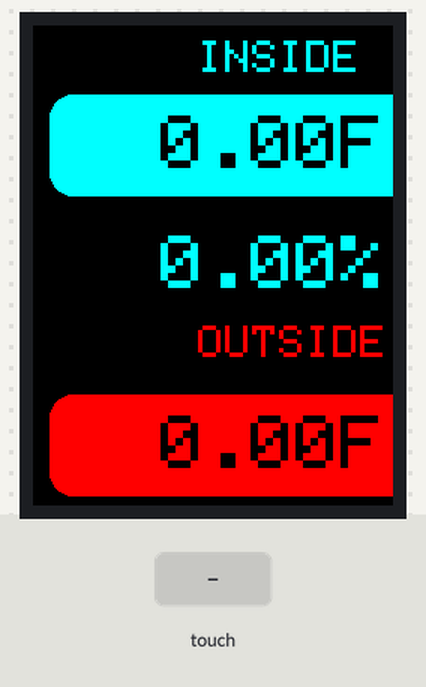
Simulated run of this sketch. Board: Arduino Mega 2560, built with avr-gcc and run on an emulated ATmega2560. Parts: 240×320 colour display. Inputs (shaded band) come from the test bench. What the sketch prints to the serial monitor is not drawn.

Above: at 1.5 s.
1.6 s: touch panel pressed at 13 % / 30 % of its raw x / y range
At 2.7 s:
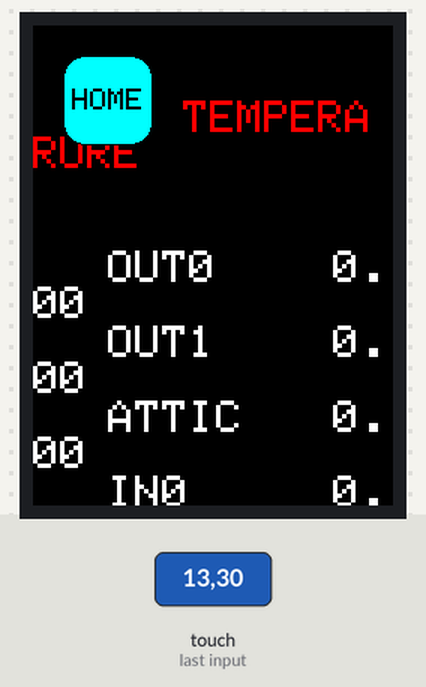
3.2 s: touch panel pressed at 13 % / 10 % of its raw x / y range
At 4.4 s:
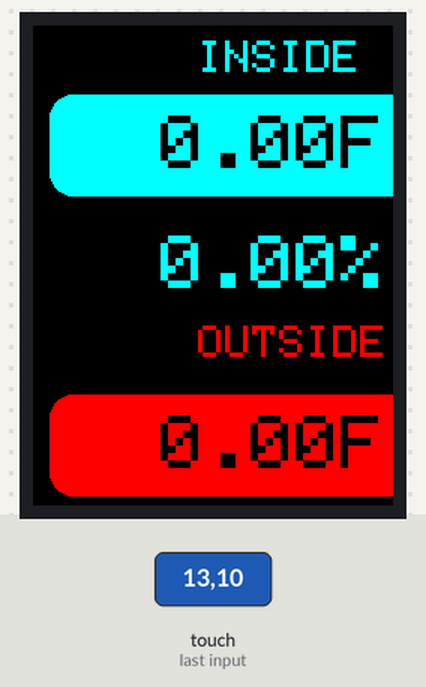
4.8 s: touch panel pressed at 13 % / 50 % of its raw x / y range
At 6.3 s:
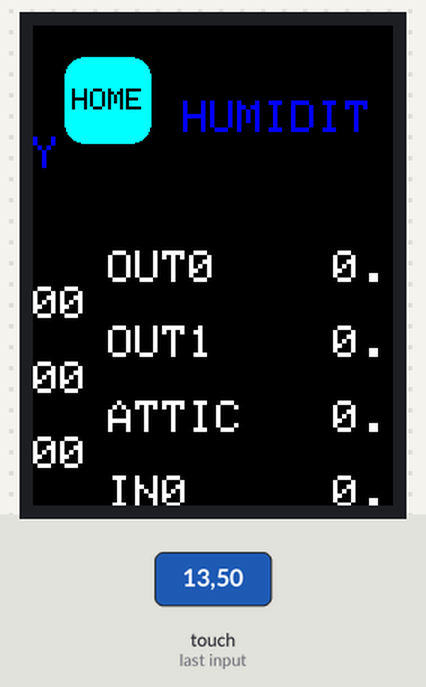
Timing chart, 0 to 7.8 s (numbered marks = the images above; inputs shaded):
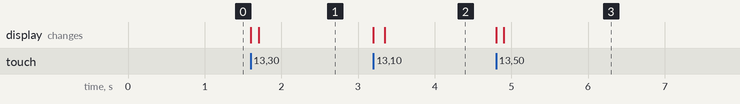

Measured:
- after the input at 1.6 s, the display: first changes at once (image 1 shows a later state)
- after the input at 3.2 s, the display: first changes at once (image 2 shows a later state)
- after the input at 4.8 s, the display: first changes at once (image 3 shows a later state)

The sketch:

FinalMQTTHubWithScreen.ino
```cpp
// https://forum.arduino.cc/index.php?topic=288234.0
//https://howtomechatronics.com/tutorials/arduino/arduino-tft-lcd-touch-screen-tutorial/

#include <Adafruit_GFX.h>
#include <MCUFRIEND_kbv.h>
#include <TouchScreen.h>
MCUFRIEND_kbv tft;
#define MINPRESSURE 200
#define MAXPRESSURE 1000

// Receive with start- and end-markers combined with parsing
const byte numChars = 32;
char receivedChars[numChars];
char tempChars[numChars];        // temporary array for use by strtok() function
char topic[numChars] = {0}; // variables to hold the parsed data
float value = 0.0; // variables to hold the parsed data
boolean newData = false;
String temporary;

//For storing and getting data from different sensors
String topics[10] = { "sensor/temperature/outdoor0", "sensor/temperature/outdoor1",
             "sensor/temperature/attic", "sensor/temperature/indoor0",
             "sensor/temperature/indoor1", "sensor/humidity/outdoor0",
             "sensor/humidity/outdoor1", "sensor/humidity/attic",
             "sensor/humidity/indoor0", "sensor/humidity/indoor1" };
float values[10] = { 0, 0, 0, 0, 0, 0, 0, 0, 0, 0 };
unsigned long lastUpdated[10] = { 0, 0, 0, 0, 0, 0, 0, 0, 0, 0 };
int updatePins[10] = { 27, 29, 31, 33, 35, 37, 39, 41, 43, 45 };
float avgs[4] = { 0, 0, 0, 0 };
int updateNum = -1;
int sensors = 5; // How many sensors are there?
int measuring = 2; // How many things are you measuring

//For calulations
unsigned int minutesAllowedAFK = 15;
unsigned int lastSaftey = 0;

//=========== For LCD Display
//const int XP = 6, XM = A2, YP = A1, YM = 7; //ID=0x9341
//const int TS_LEFT = 907, TS_RT = 136, TS_TOP = 942, TS_BOT = 139;
const int XP=7,XM=A1,YP=A2,YM=6; //320x480 ID=0x6814
const int TS_LEFT=153,TS_RT=877,TS_TOP=119,TS_BOT=921;

TouchScreen ts = TouchScreen(XP, YP, XM, YM, 300);
int pixel_x, pixel_y;     //Touch_getXY() updates global vars

//Custom screen stuff
int screen = 0;
int prevScreen = 0;
long lastUpdate = 0;
int lengthOf = 0;
Adafruit_GFX_Button intemp, inhum, outtemp, outhum, temp_btn, hum_btn, pres_btn, update_btn, home_btn;
#define BLACK   0x0000
#define BLUE    0x001F
#define RED     0xF800
#define GREEN   0x07E0
#define CYAN    0x07FF
#define MAGENTA 0xF81F
#define YELLOW  0xFFE0
#define WHITE   0xFFFF

//===========
bool Touch_getXY(void) {
  TSPoint p = ts.getPoint();
  pinMode(YP, OUTPUT);
  pinMode(XM, OUTPUT);
  digitalWrite(YP, HIGH);
  digitalWrite(XM, HIGH);
  bool pressed = (p.z > MINPRESSURE && p.z < MAXPRESSURE);
  if (pressed) {
    pixel_x = map(p.x, TS_LEFT, TS_RT, 0, tft.width());
    pixel_y = map(p.y, TS_TOP, TS_BOT, 0, tft.height());
  }
  return pressed;
}

//============
void setup(void) {
    Serial.begin(115200);
    Serial1.begin(115200);
    uint16_t ID = tft.readID();
    Serial.print("TFT ID = 0x");
    Serial.println(ID, HEX);
    Serial.println("Calibrate for your touch panel");
    if (ID == 0xD3D3) ID = 0x9486;
    tft.begin(ID);
    tft.setRotation(0);
    tft.fillScreen(BLACK);
    updateDisplay();
}

//============
Adafruit_GFX_Button *buttons[] = {&intemp, &inhum, &outtemp, &outhum, &temp_btn, &hum_btn, &pres_btn, &update_btn, &home_btn, NULL};
bool update_button(Adafruit_GFX_Button *b, bool down) {
  b->press(down && b->contains(pixel_x, pixel_y));
  if (b->justReleased())
//    b->drawButton(false);
  if (b->justPressed())
//    b->drawButton(true);
  return down;
}

//============
bool update_button_list(Adafruit_GFX_Button **pb) {
  bool down = Touch_getXY();
  for (int i = 0 ; pb[i] != NULL; i++) {
    update_button(pb[i], down);
  }
  return down;
}

//============
void loop() {
    recvWithStartEndMarkers();
    if (newData == true) {
        strcpy(tempChars, receivedChars);
            // this temporary copy is necessary to protect the original data
            //   because strtok() replaces the commas with \0
        parseData();
        showParsedData();
        calcData();
        updatedRecent();
        newData = false;
    }
    update_button_list(buttons);  //use helper function
    updateScreen();
    button();
}

//============

void recvWithStartEndMarkers() {
    static boolean recvInProgress = false;
    static byte ndx = 0;
    char startMarker = '<';
    char endMarker = '>';
    char rc;

    while (Serial1.available() > 0 && newData == false) {
        rc = Serial1.read();

        if (recvInProgress == true) {
            if (rc != endMarker) {
                receivedChars[ndx] = rc;
                ndx++;
                if (ndx >= numChars) {
                    ndx = numChars - 1;
                }
            }
            else {
                receivedChars[ndx] = '\0'; // terminate the string
                recvInProgress = false;
                ndx = 0;
                newData = true;
            }
        }

        else if (rc == startMarker) {
            recvInProgress = true;
        }
    }
}

//============

void parseData() {

      // split the data into its parts
    char * strtokIndx; // this is used by strtok() as an index

    strtokIndx = strtok(tempChars,",");      // get the first part - the string
    strcpy(topic, strtokIndx); // copy it to topic

    strtokIndx = strtok(NULL, ",");
    value = atof(strtokIndx);     // convert this part to a float

}

//============

void showParsedData() {
    Serial.print("Topic ");
    Serial.println(topic);
    Serial.print("Value ");
    Serial.println(value);
}

//===========

void calcData() {
  if (String(topic) == topics[0] ) { updateNum = 0; }
  else if (String(topic) == topics[1]) {updateNum = 1;}
  else if (String(topic) == topics[2]) {updateNum = 2;}
  else if (String(topic) == topics[3]) {updateNum = 3;}
  else if (String(topic) == topics[4]) {updateNum = 4;}
  else if (String(topic) == topics[5]) {updateNum = 5;}
  else if (String(topic) == topics[6]) {updateNum = 6;}
  else if (String(topic) == topics[7]) {updateNum = 7;}
  else if (String(topic) == topics[8]) {updateNum = 8;}
  else if (String(topic) == topics[9]) {updateNum = 9;}
  else { updateNum = -1; }

  if (updateNum > -1) {
    values[updateNum] = value;
    lastUpdated[updateNum] = millis();
    if (updateNum == 4) {
      if (values[4] - 2 >= values[3]) {
        values[4] = values[3];
      }
    }

    Serial.print("Values: ");
    for(int i = 0; i < sensors*measuring; i++) { Serial.print(values[i]); Serial.print(",");}
    Serial.println("");
    Serial.print("Last updated ");
    for(int i=0;i<sensors*measuring; i++) { Serial.print(lastUpdated[i]); Serial.print(",");}
    Serial.println("");

    switch (updateNum) {
      case 0: case 1: // Avg Outdoor Temperature
        avgs[0] = (values[0] + values[1]) / 2;
      case 3: case 4: // Avg Indoor Temperature
        avgs[1] = (values[3] + values[4]) / 2;
      case 5: case 6: // Avg Outdoor Humidity
        avgs[2] = (values[5] + values[6]) / 2;
      case 8: case 9: // Avg Indoor Humidity
        avgs[3] = (values[8] + values[9]) / 2;

      for (int i=0; i<4; i++) { Serial.print(avgs[i]); Serial.print(","); }
    }
  } else { Serial.println("ERROR: UpdateNum == -1"); }

  Serial1.write(("<avgouttemp," + String(avgs[0]) + ">").c_str());
  Serial.println(("<avgouttemp," + String(avgs[0]) + ">").c_str());
}

//=============

void updatedRecent() {
  for (int i=0; i<10; i++) {
    if (millis() - lastUpdated[i] >= minutesAllowedAFK * 60000) {
      //updatedRecently[i] = false;
      digitalWrite(updatePins[i], HIGH);
      if (i == 0) { values[0] = values[1]; }
      else if (i == 1) { values[1] = values[0]; }
      else if (i == 3) { values[3] = values[4]; }
      else if (i == 4) { values[4] = values[3]; }
      else if (i == 5) { values[5] = values[6]; }
      else if (i == 6) { values[6] = values[5]; }
      else if (i == 8) { values[8] = values[9]; }
      else if (i == 9) { values[9] = values[8]; }
    } else {
      //updatedRecently[i] = true;
      digitalWrite(updatePins[i], LOW);
    }
  }
}

//===========
void safetyCheck() {
 if (millis() - lastSaftey >= 5000) {
    if ((values[0] != 0) && (values[1] !=0)) {
      if ((values[0] - values [1] >= 5) || (values[0] - values[1] <= -5)) {
        digitalWrite(updatePins[5], HIGH);
        digitalWrite(updatePins[6], HIGH);
        Serial.println("Outdoor sensors are wack!");
      } else { digitalWrite(updatePins[5], LOW); digitalWrite(updatePins[6], LOW); }
    }
    if ((values[3] != 0) && (values[4] !=0)) {
      if ((values[3] - values [4] >= 5) || (values[3] - values[4] <= -5)) {
        digitalWrite(updatePins[8], HIGH);
        digitalWrite(updatePins[9], HIGH);
        Serial.println("Indoor sensors are wack!");
      } else { digitalWrite(updatePins[8], LOW); digitalWrite(updatePins[9], LOW); }
    }
 }

}

//=========== UPDATE DISPLAY
void updateDisplay() {
  String avgs1 = (String(avgs[1]) + "F");
  String avgs2 = (String(avgs[2]) + "%");
  String avgs3 = (String(avgs[3]) + "%");
  String avgs0 = (String(avgs[0]) + "F");

  int avgs0_ln = avgs0.length() + 1;
  int avgs1_ln = avgs1.length() + 1;
  int avgs2_ln = avgs2.length() + 1;
  int avgs3_ln = avgs3.length() + 1;

  char avgs_0[avgs0_ln];
  char avgs_1[avgs1_ln];
  char avgs_2[avgs2_ln];
  char avgs_3[avgs3_ln];

  avgs0.toCharArray(avgs_0, avgs1_ln);
  avgs1.toCharArray(avgs_1, avgs1_ln);
  avgs2.toCharArray(avgs_2, avgs1_ln);
  avgs3.toCharArray(avgs_3, avgs1_ln);

  Serial.println(avgs1);

  if (screen == 0) { // RESET SCREEN
    tft.setRotation(0 );
    tft.fillScreen(BLACK);

    temp_btn.initButton(&tft, 40, 440, 60, 40, BLACK, RED, BLACK, "TEMP", 2);
    hum_btn.initButton(&tft, 120, 440, 60, 40, BLACK, BLUE, BLACK, "HUM", 2);
    pres_btn.initButton(&tft, 200, 440, 60, 40, BLACK, YELLOW, BLACK, "PRES", 2);
    update_btn.initButton(&tft, 280, 440, 60, 40, BLACK, GREEN, BLACK, "UPD", 2);

    tft.setTextSize(3);
    tft.setCursor(110,10);
    tft.setTextColor(CYAN);
    tft.println("INSIDE");
    tft.setTextColor(RED);
    tft.setCursor(110, 200);
    tft.println("OUTSIDE");
  }
  if (screen == 0 || screen == 1) { // JUST UPDATE HOME VALUES

    intemp.initButton(&tft, 160, 80, 300, 70, BLACK, CYAN, BLACK, avgs_1, 5);
    inhum.initButton(&tft, 160, 160, 300, 70, BLACK, CYAN, BLACK, avgs_3, 5);
    outtemp.initButton(&tft, 160, 280, 300, 70, BLACK, RED, BLACK, avgs_0, 5);
    outhum.initButton(&tft, 160, 360, 300, 70, BLACK, RED, BLACK, avgs_2, 5);


   intemp.drawButton(false);
   inhum.drawButton(true);
   outtemp.drawButton(false);
   temp_btn.drawButton(false);
   hum_btn.drawButton(false);
   pres_btn.drawButton(false);
   update_btn.drawButton(false);
   outhum.drawButton(true);
  }
  if (screen == 2) { // TEMPERATURE SCREEN
    tft.fillScreen(BLACK);
    tft.setTextSize(3);

    tft.setTextColor(RED);
    tft.setCursor(100, 50);
    tft.println("TEMPERARURE");

    tft.setTextColor(WHITE);
    tft.setCursor(200, 150);
    tft.println(values[0]);
    tft.setCursor(200, 200);
    tft.println(values[1]);
    tft.setCursor(200, 250);
    tft.println(values[2]);
    tft.setCursor(200, 300);
    tft.println(values[3]);
    tft.setCursor(200, 350);
    tft.println(values[4]);

    tft.setCursor(50, 150);
    tft.println("OUT0");
    tft.setCursor(50, 200);
    tft.println("OUT1");
    tft.setCursor(50, 250);
    tft.println("ATTIC");
    tft.setCursor(50, 300);
    tft.println("IN0");
    tft.setCursor(50, 350);
    tft.println("IN1");

    temp_btn.initButton(&tft, 40, 440, 60, 40, BLACK, RED, BLACK, "TEMP", 2);
    hum_btn.initButton(&tft, 120, 440, 60, 40, BLACK, BLUE, BLACK, "HUM", 2);
    pres_btn.initButton(&tft, 200, 440, 60, 40, BLACK, YELLOW, BLACK, "PRES", 2);
    update_btn.initButton(&tft, 280, 440, 60, 40, BLACK, GREEN, BLACK, "UPD", 2);
    temp_btn.drawButton(false);
    hum_btn.drawButton(false);
    pres_btn.drawButton(false);
    update_btn.drawButton(false);

    home_btn.initButton(&tft, 50, 50, 60, 60, BLACK, CYAN, BLACK, "HOME", 2);
    home_btn.drawButton(false);
  }
  if (screen == 3) { // HUMIDITY SCREEN
    tft.fillScreen(BLACK);
    tft.setTextSize(3);

    tft.setTextColor(BLUE);
    tft.setCursor(100, 50);
    tft.println("HUMIDITY");

    tft.setTextColor(WHITE);
    tft.setCursor(200, 150);
    tft.println(values[5]);
    tft.setCursor(200, 200);
    tft.println(values[6]);
    tft.setCursor(200, 250);
    tft.println(values[7]);
    tft.setCursor(200, 300);
    tft.println(values[8]);
    tft.setCursor(200, 350);
    tft.println(values[9]);

    tft.setCursor(50, 150);
    tft.println("OUT0");
    tft.setCursor(50, 200);
    tft.println("OUT1");
    tft.setCursor(50, 250);
    tft.println("ATTIC");
    tft.setCursor(50, 300);
    tft.println("IN0");
    tft.setCursor(50, 350);
    tft.println("IN1");

    temp_btn.initButton(&tft, 40, 440, 60, 40, BLACK, RED, BLACK, "TEMP", 2);
    hum_btn.initButton(&tft, 120, 440, 60, 40, BLACK, BLUE, BLACK, "HUM", 2);
    pres_btn.initButton(&tft, 200, 440, 60, 40, BLACK, YELLOW, BLACK, "PRES", 2);
    update_btn.initButton(&tft, 280, 440, 60, 40, BLACK, GREEN, BLACK, "UPD", 2);
    temp_btn.drawButton(false);
    hum_btn.drawButton(false);
    pres_btn.drawButton(false);
    update_btn.drawButton(false);

    home_btn.initButton(&tft, 50, 50, 60, 60, BLACK, CYAN, BLACK, "HOME", 2);
    home_btn.drawButton(false);
  }
  if (screen == 4) { // PRES
    tft.fillScreen(BLACK);
    tft.setTextSize(3);
    tft.setTextColor(GREEN);
    tft.setCursor(100, 50);
    tft.println("PRESSURE");

    tft.setTextColor(WHITE);
    tft.setCursor(100, 100);
    tft.println("IN PROGRESS");

    temp_btn.initButton(&tft, 40, 440, 60, 40, BLACK, RED, BLACK, "TEMP", 2);
    hum_btn.initButton(&tft, 120, 440, 60, 40, BLACK, BLUE, BLACK, "HUM", 2);
    pres_btn.initButton(&tft, 200, 440, 60, 40, BLACK, YELLOW, BLACK, "PRES", 2);
    update_btn.initButton(&tft, 280, 440, 60, 40, BLACK, GREEN, BLACK, "UPD", 2);
    temp_btn.drawButton(false);
    hum_btn.drawButton(false);
    pres_btn.drawButton(false);
    update_btn.drawButton(false);

    home_btn.initButton(&tft, 50, 50, 60, 60, BLACK, CYAN, BLACK, "HOME", 2);
    home_btn.drawButton(false);
  }
  if (screen == 5) { // LAST UPDATED
    tft.fillScreen(BLACK);
    tft.setTextSize(3);

    tft.setTextColor(GREEN);
    tft.setCursor(100, 50);
    tft.println("LAST UPDATED");

    tft.setTextColor(WHITE);
    tft.setCursor(100, 100);
    tft.println((millis() - lastUpdated[0]) / 60000);
    tft.setCursor(100, 150);
    tft.println((millis() - lastUpdated[1]) / 60000);
    tft.setCursor(100, 200);
    tft.println((millis() - lastUpdated[2]) / 60000);
    tft.setCursor(100, 250);
    tft.println((millis() - lastUpdated[3]) / 60000);
    tft.setCursor(100, 300);
    tft.println((millis() - lastUpdated[4]) / 60000);

    tft.setTextColor(WHITE);
    tft.setCursor(210, 100);
    tft.println((millis() - lastUpdated[5]) / 60000);
    tft.setCursor(210, 150);
    tft.println((millis() - lastUpdated[6]) / 60000);
    tft.setCursor(210, 200);
    tft.println((millis() - lastUpdated[7]) / 60000);
    tft.setCursor(210, 250);
    tft.println((millis() - lastUpdated[8]) / 60000);
    tft.setCursor(210, 300);
    tft.println((millis() - lastUpdated[9]) / 60000);

    tft.setCursor(0, 100);
    tft.println("OUT0");
    tft.setCursor(0, 150);
    tft.println("OUT1");
    tft.setCursor(0, 200);
    tft.println("ATTIC");
    tft.setCursor(0, 250);
    tft.println("IN0");
    tft.setCursor(0, 300);
    tft.println("IN1");
    tft.setCursor(100, 350);
    tft.println("TEMP");
    tft.setCursor(210, 350);
    tft.println("HUM");

    temp_btn.initButton(&tft, 40, 440, 60, 40, BLACK, RED, BLACK, "TEMP", 2);
    hum_btn.initButton(&tft, 120, 440, 60, 40, BLACK, BLUE, BLACK, "HUM", 2);
    pres_btn.initButton(&tft, 200, 440, 60, 40, BLACK, YELLOW, BLACK, "PRES", 2);
    update_btn.initButton(&tft, 280, 440, 60, 40, BLACK, GREEN, BLACK, "UPD", 2);
    temp_btn.drawButton(false);
    hum_btn.drawButton(false);
    pres_btn.drawButton(false);
    update_btn.drawButton(false);

    home_btn.initButton(&tft, 50, 50, 60, 60, BLACK, CYAN, BLACK, "HOME", 2);
    home_btn.drawButton(false);
  }
  lastUpdate = millis();
}

//=============
void button() {
  if (screen == 1 || screen == 0) {
    if (temp_btn.justPressed() || intemp.justPressed() || outtemp.justPressed()) { screen = 2; }
    else if (hum_btn.justPressed() || inhum.justPressed() || outhum.justPressed()) { screen = 3; }
    else if (pres_btn.justPressed()) { screen = 4; }
    else if (update_btn.justPressed()) { screen = 5; }
  } else {
    if (home_btn.justPressed()) { screen = 0; }
    else if (hum_btn.justPressed()) { screen = 3; }
    else if (temp_btn.justPressed()) { screen = 2; }
    else if (pres_btn.justPressed()) { screen = 4; }
    else if (update_btn.justPressed()) { screen = 5; }
  }
  if (screen != prevScreen) {
    prevScreen = screen;
    updateDisplay();
    Serial.println("SCREEN IS " + String(screen));
  }
}

//=============
void updateScreen() {
  if (millis() - lastUpdate >= 60000) {
    if (screen != 1 && screen != 0) {
      screen = 0;
    } else if (screen == 1) {
    updateDisplay();
  } else if (screen == 0) { screen = 1; }
  Serial.println("UPDATING!!!!!!");
  lastUpdate = millis();
  }
}
```
